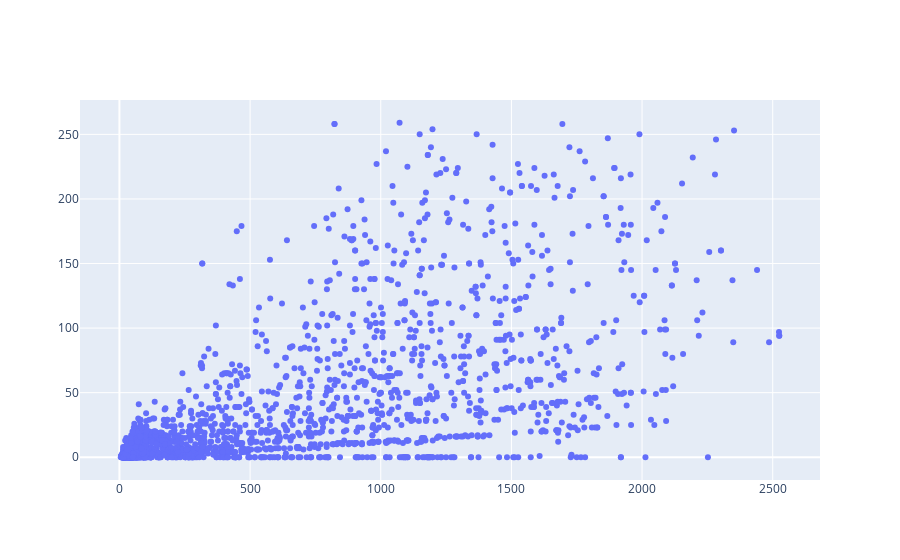

Notebook source saved alongside this figure:
### Code cell
#Fish Products
fig5 = go.Figure()
fig5.add_trace(go.Scatter(x=df2.Expenses, y=df2.FishProducts,mode="markers"))

### Figure 1 — Plotly figure (JSON) as saved in the notebook; plotly's stock layout.template omitted (floating-point values rounded to 4 significant figures; data arrays with more than 128 entries replaced by an {"elided": "..."} marker saying what was removed)
{"data": [{"mode": "markers", "type": "scatter", "x": {"elided": "2236 int values"}, "y": {"elided": "2236 int values"}}], "layout": {}}
